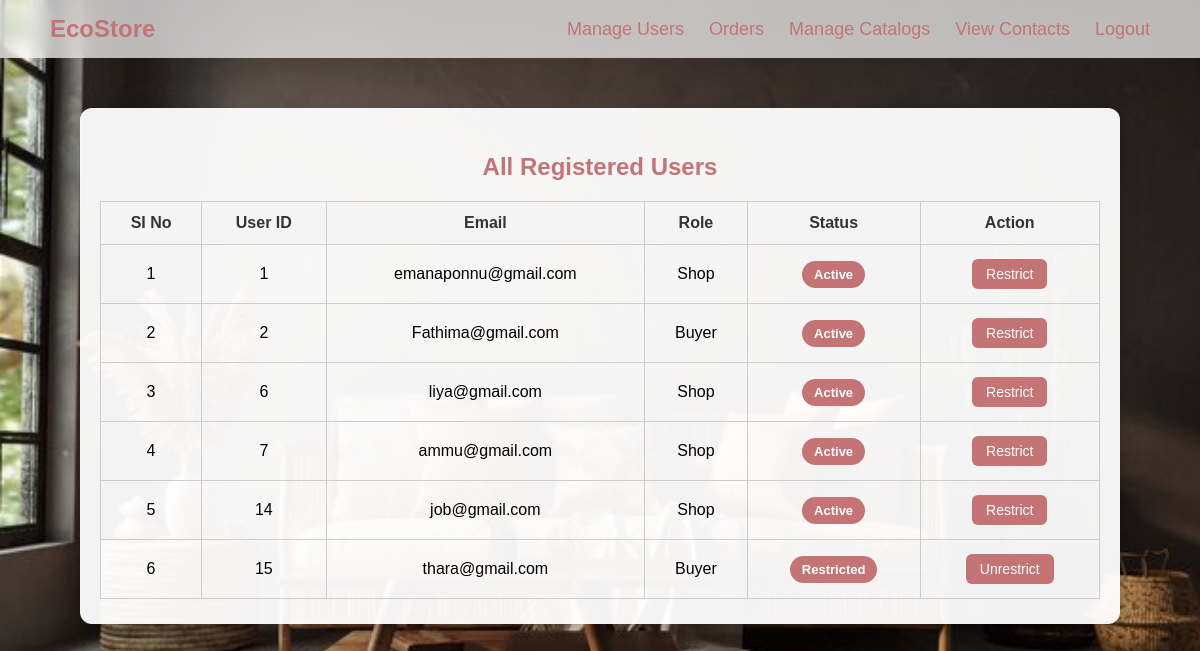
/admin/admin_users.php (signed in), run on the app's committed database.
### tables this page shows
CREATE TABLE `users` (
  `id` int(11) NOT NULL,
  `f_name` varchar(50) NOT NULL,
  `l_name` varchar(50) NOT NULL,
  `email` varchar(100) NOT NULL,
  `password` varchar(255) NOT NULL,
  `contact` varchar(20) DEFAULT NULL,
  `role` enum('Shop','Buyer') NOT NULL,
  `gender` varchar(10) DEFAULT NULL,
  `register_at` timestamp NOT NULL DEFAULT current_timestamp(),
  `is_restricted` tinyint(1) DEFAULT 0
);

### admin/admin_users.php (the view, shortened to what this page needs)
<?php
include 'adminheader.php';
$con = mysqli_connect("localhost","root","","ecostore");
$result = mysqli_query($con, "SELECT * FROM users ORDER BY id ASC");
?>
<!DOCTYPE html>
<html>
<head>
</head>
<body>
    <div class="page-content">
        <h2>All Registered Users</h2>
        <table>
            <tr>
                <th>SI No</th>
                <th>User ID</th>
                <th>Email</th>
                <th>Role</th>
                <th>Status</th>
                <th>Action</th>
            </tr>
            <?php
            $count=1;
            while($row = mysqli_fetch_assoc($result)) { ?>
            <tr>
                <td><?php echo $count++;?></td>
                <td><?php echo $row['id']; ?></td>
                <td><?php echo $row['email']; ?></td>
                <td><?php echo $row['role']; ?></td>
                <td>
                    <?php if ($row['is_restricted']==1) { ?>
                        <span class="status restricted">Restricted</span>
                    <?php } else { ?>
                        <span class="status active">Active</span>
                    <?php } ?>
                </td>
                <td>
                    <?php if ($row['is_restricted']==0) { ?>
                        <a href="http://localhost/miniproject/miniproject/admin/restricted_user.php?id=<?php echo $row['id']; ?>" class="action-btn restrict-btn">Restrict</a>
                    <?php } else { ?>
                        <a href="unrestrict_user.php?id=<?php echo $row['id']; ?>" class="action-btn unrestrict-btn">Unrestrict</a>
                    <?php } ?>
                </td>
            </tr>
            <?php } ?>
        </table>
    </div>
</body>
</html>

### admin/adminheader.php (style rules this page uses)
body { margin: 0; font-family: Arial, sans-serif; background: url("../image/admin.jpg") no-repeat center center fixed; background-size: cover; }
.page-content { max-width: 1200px; margin: 30px auto; background: rgba(255,255,255,0.9); padding: 20px; border-radius: 10px; box-shadow: 0 0 10px rgba(0,0,0,0.2); }

### admin/admin_users.php (style rules this page uses)
.page-content { max-width: 1000px; margin: 50px auto; background: rgba(255,255,255,0.95); padding: 25px 20px; border-radius: 12px; box-shadow: 0 8px 20px rgba(0,0,0,0.3); }
h2 { text-align: center; color: #c47474ff; margin-bottom: 20px; }
table { border-collapse: collapse; width: 100%; margin: 0 auto; }
th, td { border: 1px solid #ccc; padding: 12px; text-align: center; overflow: hidden; text-overflow: ellipsis; white-space: nowrap; }
th { background: #f4f4f4; color: #333; }
.status { padding: 6px 12px; border-radius: 20px; font-size: 13px; font-weight: bold; color: #fff; }
.active { background-color: #c47474ff; }
.restricted { background-color: #c47474ff;; }
.action-btn { display: inline-block; padding: 7px 14px; font-size: 14px; text-decoration: none; border-radius: 6px; color: #fff; cursor: pointer; transition: background 0.3s; margin: 2px; }
.restrict-btn { background-color: #c47474ff; }
.unrestrict-btn { background-color: #c47474ff; }

### data on the page
users: id "1", email "emanaponnu@gmail.com", role "Shop", is_restricted "Active"
users: id "2", email "Fathima@gmail.com", role "Buyer", is_restricted "Active"
users: id "6", email "liya@gmail.com", role "Shop", is_restricted "Active"
users: id "7", email "ammu@gmail.com", role "Shop", is_restricted "Active"
users: id "14", email "job@gmail.com", role "Shop", is_restricted "Active"
users: id "15", email "thara@gmail.com", role "Buyer", is_restricted "Restricted"
